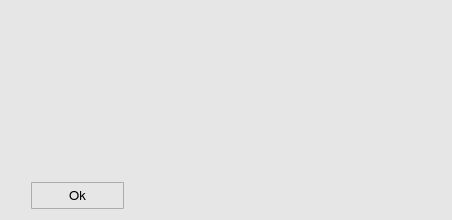
<?xml version="1.0" encoding="UTF-8"?>
<ui version="4.0">
 <class>aboutWindow</class>
 <widget class="QWidget" name="aboutWindow">
  <property name="geometry">
   <rect>
    <x>0</x>
    <y>0</y>
    <width>452</width>
    <height>220</height>
   </rect>
  </property>
  <property name="sizePolicy">
   <sizepolicy hsizetype="Preferred" vsizetype="Preferred">
    <horstretch>0</horstretch>
    <verstretch>0</verstretch>
   </sizepolicy>
  </property>
  <property name="minimumSize">
   <size>
    <width>450</width>
    <height>220</height>
   </size>
  </property>
  <property name="maximumSize">
   <size>
    <width>452</width>
    <height>16777215</height>
   </size>
  </property>
  <property name="font">
   <font>
    <family>FreeSans</family>
    <pointsize>10</pointsize>
    <weight>50</weight>
    <bold>false</bold>
    <stylestrategy>PreferAntialias</stylestrategy>
    <kerning>true</kerning>
   </font>
  </property>
  <property name="windowTitle">
   <string>About Airborne Science Mission Metadata</string>
  </property>
  <property name="windowIcon">
   <iconset>
    <normaloff>icons/about_icon.png</normaloff>icons/about_icon.png</iconset>
  </property>
  <property name="styleSheet">
   <string notr="true">QWidget {
	background-color: rgb(230,230,230);
}</string>
  </property>
  <layout class="QGridLayout" name="gridLayout">
   <item row="0" column="0">
    <layout class="QVBoxLayout" name="verticalLayout_2">
     <item>
      <layout class="QHBoxLayout" name="horizontalLayout">
       <item>
        <layout class="QVBoxLayout" name="verticalLayout">
         <item>
          <widget class="QLabel" name="aw_label_2">
           <property name="minimumSize">
            <size>
             <width>55</width>
             <height>55</height>
            </size>
           </property>
           <property name="maximumSize">
            <size>
             <width>55</width>
             <height>55</height>
            </size>
           </property>
           <property name="text">
            <string/>
           </property>
           <property name="pixmap">
            <pixmap>icons/about_icon.png</pixmap>
           </property>
           <property name="scaledContents">
            <bool>true</bool>
           </property>
          </widget>
         </item>
         <item>
          <spacer name="verticalSpacer">
           <property name="orientation">
            <enum>Qt::Vertical</enum>
           </property>
           <property name="sizeHint" stdset="0">
            <size>
             <width>20</width>
             <height>40</height>
            </size>
           </property>
          </spacer>
         </item>
        </layout>
       </item>
       <item>
        <spacer name="horizontalSpacer">
         <property name="orientation">
          <enum>Qt::Horizontal</enum>
         </property>
         <property name="sizeType">
          <enum>QSizePolicy::Fixed</enum>
         </property>
         <property name="sizeHint" stdset="0">
          <size>
           <width>20</width>
           <height>20</height>
          </size>
         </property>
        </spacer>
       </item>
       <item>
        <widget class="QLabel" name="aw_label_1">
         <property name="sizePolicy">
          <sizepolicy hsizetype="Preferred" vsizetype="Preferred">
           <horstretch>0</horstretch>
           <verstretch>0</verstretch>
          </sizepolicy>
         </property>
         <property name="minimumSize">
          <size>
           <width>341</width>
           <height>170</height>
          </size>
         </property>
         <property name="maximumSize">
          <size>
           <width>341</width>
           <height>16777215</height>
          </size>
         </property>
         <property name="font">
          <font>
           <family>FreeSans</family>
           <pointsize>10</pointsize>
           <weight>50</weight>
           <bold>false</bold>
           <stylestrategy>PreferAntialias</stylestrategy>
           <kerning>true</kerning>
          </font>
         </property>
         <property name="frameShape">
          <enum>QFrame::NoFrame</enum>
         </property>
         <property name="frameShadow">
          <enum>QFrame::Plain</enum>
         </property>
         <property name="lineWidth">
          <number>1</number>
         </property>
         <property name="midLineWidth">
          <number>0</number>
         </property>
         <property name="text">
          <string>&lt;html&gt;&lt;head/&gt;&lt;body&gt;&lt;p&gt;&lt;br/&gt;&lt;/p&gt;&lt;/body&gt;&lt;/html&gt;</string>
         </property>
         <property name="textFormat">
          <enum>Qt::AutoText</enum>
         </property>
         <property name="scaledContents">
          <bool>false</bool>
         </property>
         <property name="alignment">
          <set>Qt::AlignJustify|Qt::AlignTop</set>
         </property>
         <property name="wordWrap">
          <bool>true</bool>
         </property>
        </widget>
       </item>
      </layout>
     </item>
     <item>
      <spacer name="verticalSpacer_2">
       <property name="orientation">
        <enum>Qt::Vertical</enum>
       </property>
       <property name="sizeType">
        <enum>QSizePolicy::Fixed</enum>
       </property>
       <property name="sizeHint" stdset="0">
        <size>
         <width>20</width>
         <height>10</height>
        </size>
       </property>
      </spacer>
     </item>
     <item>
      <layout class="QHBoxLayout" name="horizontalLayout_2">
       <item>
        <spacer name="horizontalSpacer_3">
         <property name="orientation">
          <enum>Qt::Horizontal</enum>
         </property>
         <property name="sizeType">
          <enum>QSizePolicy::Fixed</enum>
         </property>
         <property name="sizeHint" stdset="0">
          <size>
           <width>20</width>
           <height>20</height>
          </size>
         </property>
        </spacer>
       </item>
       <item>
        <widget class="QToolButton" name="aw_okButton">
         <property name="minimumSize">
          <size>
           <width>93</width>
           <height>27</height>
          </size>
         </property>
         <property name="maximumSize">
          <size>
           <width>93</width>
           <height>27</height>
          </size>
         </property>
         <property name="font">
          <font>
           <family>FreeSans</family>
           <pointsize>10</pointsize>
           <weight>50</weight>
           <bold>false</bold>
           <stylestrategy>PreferDefault</stylestrategy>
           <kerning>true</kerning>
          </font>
         </property>
         <property name="styleSheet">
          <string notr="true">QToolButton {
	border: 1px solid #acacac;
	border-radius: 1px;
	background-color: qlineargradient(x1:0, y1:0, x2:0, y2:1,
									stop:0 #f0f0f0, stop:1 #e5e5e5);
}

QToolButton:hover {
	border: 1px solid #7eb4ea;
	border-radius: 1px;
	background-color: qlineargradient(x1:0, y1:0, x2:0, y2:1,
									stop:0 #ecf4fc, stop:1 #dcecfc);
}

QToolButton:pressed {
	border: 1px solid #579de5;
	border-radius: 1px;
	background-color: qlineargradient(x1:0, y1:0, x2:0, y2:1,
									stop:0 #daecfc, stop:1 #c4e0fc);
}</string>
         </property>
         <property name="text">
          <string>Ok</string>
         </property>
        </widget>
       </item>
       <item>
        <spacer name="horizontalSpacer_4">
         <property name="orientation">
          <enum>Qt::Horizontal</enum>
         </property>
         <property name="sizeHint" stdset="0">
          <size>
           <width>40</width>
           <height>20</height>
          </size>
         </property>
        </spacer>
       </item>
      </layout>
     </item>
    </layout>
   </item>
  </layout>
 </widget>
 <resources/>
 <connections/>
</ui>
